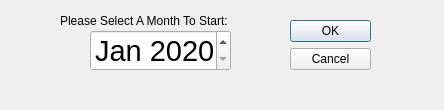
<?xml version="1.0" encoding="UTF-8"?>
<ui version="4.0">
 <class>AddMonth</class>
 <widget class="QDialog" name="AddMonth">
  <property name="geometry">
   <rect>
    <x>0</x>
    <y>0</y>
    <width>444</width>
    <height>110</height>
   </rect>
  </property>
  <property name="windowTitle">
   <string>Dialog</string>
  </property>
  <widget class="QDialogButtonBox" name="buttonBox">
   <property name="geometry">
    <rect>
     <x>290</x>
     <y>20</y>
     <width>81</width>
     <height>241</height>
    </rect>
   </property>
   <property name="orientation">
    <enum>Qt::Vertical</enum>
   </property>
   <property name="standardButtons">
    <set>QDialogButtonBox::Cancel|QDialogButtonBox::Ok</set>
   </property>
  </widget>
  <widget class="QDateEdit" name="dateEdit">
   <property name="geometry">
    <rect>
     <x>90</x>
     <y>30</y>
     <width>141</width>
     <height>41</height>
    </rect>
   </property>
   <property name="font">
    <font>
     <pointsize>22</pointsize>
    </font>
   </property>
   <property name="readOnly">
    <bool>false</bool>
   </property>
   <property name="dateTime">
    <datetime>
     <hour>0</hour>
     <minute>0</minute>
     <second>0</second>
     <year>2020</year>
     <month>1</month>
     <day>1</day>
    </datetime>
   </property>
   <property name="displayFormat">
    <string>MMM yyyy</string>
   </property>
  </widget>
  <widget class="QLabel" name="instruction">
   <property name="geometry">
    <rect>
     <x>60</x>
     <y>10</y>
     <width>191</width>
     <height>21</height>
    </rect>
   </property>
   <property name="text">
    <string>Please Select A Month To Start:</string>
   </property>
  </widget>
 </widget>
 <resources/>
 <connections>
  <connection>
   <sender>buttonBox</sender>
   <signal>accepted()</signal>
   <receiver>AddMonth</receiver>
   <slot>accept()</slot>
   <hints>
    <hint type="sourcelabel">
     <x>248</x>
     <y>254</y>
    </hint>
    <hint type="destinationlabel">
     <x>157</x>
     <y>274</y>
    </hint>
   </hints>
  </connection>
  <connection>
   <sender>buttonBox</sender>
   <signal>rejected()</signal>
   <receiver>AddMonth</receiver>
   <slot>reject()</slot>
   <hints>
    <hint type="sourcelabel">
     <x>316</x>
     <y>260</y>
    </hint>
    <hint type="destinationlabel">
     <x>286</x>
     <y>274</y>
    </hint>
   </hints>
  </connection>
 </connections>
</ui>
